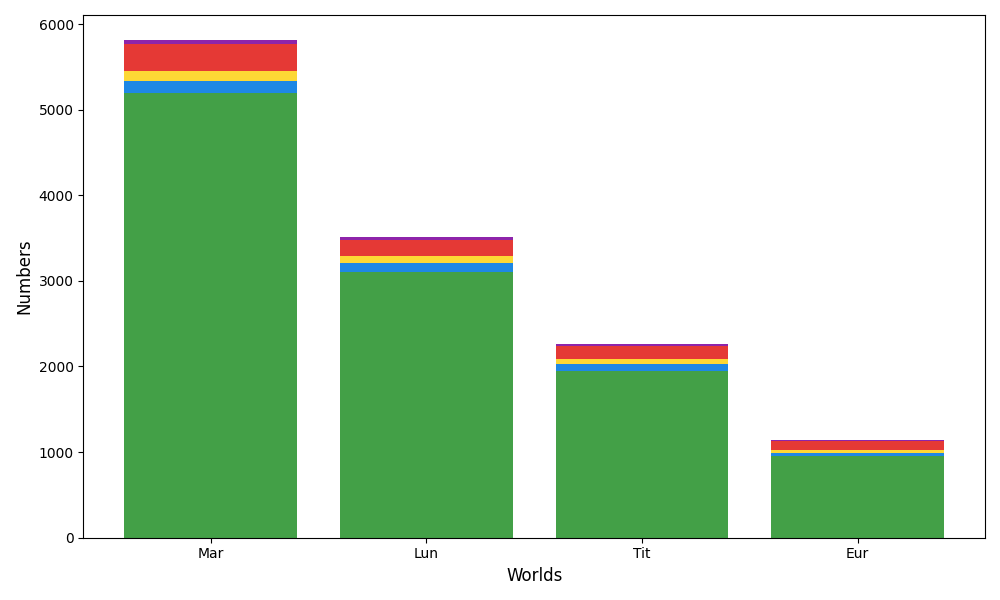

Reproduce this figure in Python.
import matplotlib.pyplot as plt
import squarify
import numpy as np

data = {
    'Mars': {'Population': 5200, 'Greenhouses': 140, 'Water Supply': 110, 'Energy Cells': 320, 'Medical Facilities': 45},
    'Luna': {'Population': 3100, 'Greenhouses': 105, 'Water Supply': 85, 'Energy Cells': 190, 'Medical Facilities': 38},
    'Titan': {'Population': 1950, 'Greenhouses': 85, 'Water Supply': 55, 'Energy Cells': 145, 'Medical Facilities': 25},
    'Europa': {'Population': 950, 'Greenhouses': 45, 'Water Supply': 35, 'Energy Cells': 95, 'Medical Facilities': 18}
}

labels = []
sizes = []
colors = ['#43A047', '#1E88E5', '#FDD835', '#E53935']

for planet, amenities in data.items():
    for amenity, count in amenities.items():
        label = f"{planet}\n{amenity} ({count})"
        labels.append(label)
        sizes.append(count)

fig, ax = plt.subplots(figsize=(12, 7))
squarify.plot(sizes=sizes, label=labels, color=colors * len(data), alpha=0.8, edgecolor=None, text_kwargs={'fontsize': 8, 'wrap': True})

plt.axis('off')
plt.tight_layout()
plt.show()

# Stacked bar chart

planets = list(data.keys())
amenities = list(data['Mars'].keys())
totals = np.array([[data[planet][amenity] for amenity in amenities] for planet in planets]).T

fig, ax = plt.subplots(figsize=(10, 6))

bottom = np.zeros(len(planets))
colors = ['#43A047', '#1E88E5', '#FDD835', '#E53935', '#8E24AA']
for i, amenity in enumerate(amenities):
    ax.bar(planets, totals[i], bottom=bottom, color=colors[i % len(colors)])
    bottom += totals[i]

plt.xlabel("Worlds", fontsize=12)
plt.ylabel("Numbers", fontsize=12)
plt.xticks(ticks=range(len(planets)), labels=["Mar", "Lun", "Tit", "Eur"])
plt.tight_layout()
plt.show()
